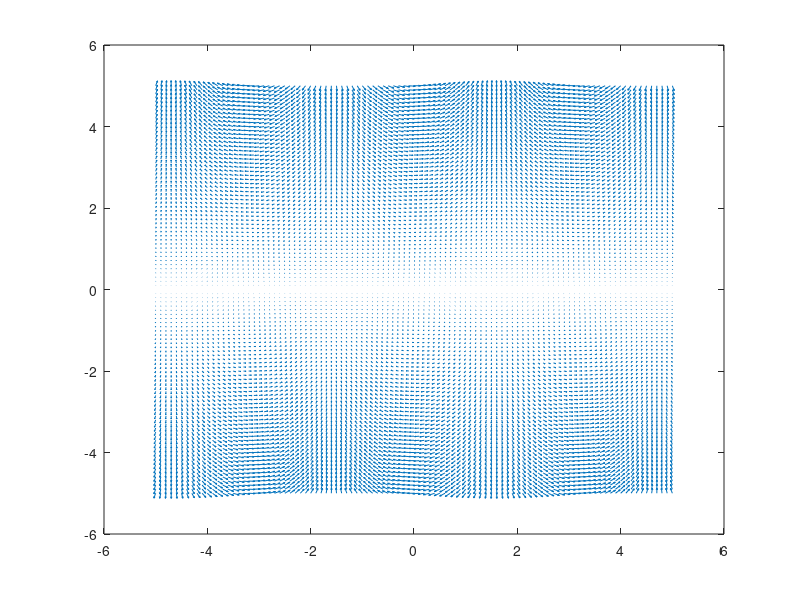

Recreate this plot in MATLAB. (Note: this script raises an error after producing the figure.)
clc; clear;
addpath OptimTraj/
load('runOptions')

xInitial = 0;
zInitial = 0;
yInitial = 0;

m = mass;
g = gravity;

dimensions = [651 651 188];
A = (dimensions(1)/1000)^2; 
c_d = 0.05;
rho = 1.225; %kg/m^3

[x_n,y_n] = meshgrid(-5:0.1:5,-5:0.1:5);
u_n = cos(x_n).*y_n;
v_n = sin(x_n).*y_n;
figure
quiver(x_n,y_n,u_n,v_n)


%~~~~~~~~~~~~~~~~~~~~~~~~~~~~~~~~~~~~~~~~~~~~~~~~~~~~~~~~~~~~~~~~~~~~~~~~~%
%                     Set up function handles                             %
%~~~~~~~~~~~~~~~~~~~~~~~~~~~~~~~~~~~~~~~~~~~~~~~~~~~~~~~~~~~~~~~~~~~~~~~~~%



% Put symbolic EOMs in convenient form
syms x xdot y ydot z zdot theta phi psi thrust w p r real

vel = [xdot;ydot;zdot];
pos = [x;y;z];

wind_u = cos(x)*y;
wind_v = sin(x)*y;

Fd = (-.5*c_d*rho*A*norm(vel)^2 *vel)/norm(vel);
% Fd = [0;0;0]

f = simplify([xdot; 
              (thrust/m)*(cos(psi)*sin(theta)*cos(phi)+sin(psi)*sin(phi))+Fd(1)/m+wind_u; 
              ydot;
              (thrust/m)*(sin(psi)*sin(theta)*cos(phi)-cos(psi)*sin(phi))+Fd(2)/m+wind_v;
              zdot; 
              (thrust/m)*cos(theta)*cos(phi)-g+Fd(3)/m;
              w;
              p;
              r]);
              
% Convert EOMs from symbolic to numeric
numf = matlabFunction(f,'vars',[x xdot y ydot z zdot theta phi psi w p r thrust]);

problem.func.dynamics = @(t,x,u)( numf(x(1,:), x(2,:), x(3,:), x(4,:), x(5,:),...
                                       x(6,:), x(7,:), x(8,:), x(9,:),...
                                       u(1,:), u(2,:), u(3,:), u(4,:) ));
                                   
                                   
                                   
%~~~~~~~~~~~~~~~~~~~~~~~~~~~~~~~~~~~~~~~~~~~~~~~~~~~~~~~~~~~~~~~~~~~~~~~~~%          
%                           Optimize for:                                     %
%~~~~~~~~~~~~~~~~~~~~~~~~~~~~~~~~~~~~~~~~~~~~~~~~~~~~~~~~~~~~~~~~~~~~~~~~~%

% Input:
%	problem.func.pathObj = @(t,x,u)( sum(u.^2,1) );

% Thrust:
%	problem.func.pathObj = @(t,x,u)( sum(u(2,:).^2,1) );

% Pitch Rate:
%   problem.func.pathObj = @(t,x,u)( sum(u(1,:).^2,1) );

 % Time
%   problem.func.pathObj = @(t,x,u)( sum((x(1,:)-x_f).^2,1) + sum((x(3,:)-z_f).^2,1))
problem.func.bndObj = @(t0,x0,tF,xF)(tF-t0);


%~~~~~~~~~~~~~~~~~~~~~~~~~~~~~~~~~~~~~~~~~~~~~~~~~~~~~~~~~~~~~~~~~~~~~~~~~%
%                     Set up problem bounds                               %
%~~~~~~~~~~~~~~~~~~~~~~~~~~~~~~~~~~~~~~~~~~~~~~~~~~~~~~~~~~~~~~~~~~~~~~~~~%

problem.bounds.initialTime.low = 0;
problem.bounds.initialTime.upp = 0;
problem.bounds.finalTime.low = 0;
problem.bounds.finalTime.upp = runTime;

problem.bounds.initialState.low = [xInitial; 0; yInitial; 0; zInitial; 0;...
                                    0; 0; 0];
problem.bounds.initialState.upp = [xInitial; 0; yInitial; 0; zInitial; 0;...
                                    0; 0; 0];
problem.bounds.finalState.low = [xFinal; 0; yFinal; 0; zFinal; 0;...
                                    0; 0; 0];
problem.bounds.finalState.upp = [xFinal; 0; yFinal; 0; zFinal; 0;...
                                    0; 0; 0];


problem.bounds.control.low = [-maxPitchRate; -maxRollRate; -maxYawRate; minThrust];
problem.bounds.control.upp = [maxPitchRate; maxRollRate; maxYawRate; maxThrust];

%~~~~~~~~~~~~~~~~~~~~~~~~~~~~~~~~~~~~~~~~~~~~~~~~~~~~~~~~~~~~~~~~~~~~~~~~~%
%                    Initial guess at trajectory                          %
%~~~~~~~~~~~~~~~~~~~~~~~~~~~~~~~~~~~~~~~~~~~~~~~~~~~~~~~~~~~~~~~~~~~~~~~~~%

problem.guess.time = [0,runTime];
problem.guess.state = [problem.bounds.initialState.low, problem.bounds.finalState.low];
problem.guess.control = [[0; 0; 0; m*g], [0; 0; 0; m*g]];


%~~~~~~~~~~~~~~~~~~~~~~~~~~~~~~~~~~~~~~~~~~~~~~~~~~~~~~~~~~~~~~~~~~~~~~~~~%
%                         Solver options                                  %
%~~~~~~~~~~~~~~~~~~~~~~~~~~~~~~~~~~~~~~~~~~~~~~~~~~~~~~~~~~~~~~~~~~~~~~~~~%

problem.options.nlpOpt = optimset(...
    'Display','iter',...
    'MaxFunEvals',1e5);
problem.options.MaxFunctionEvaluations = 100000
% problem.options.method = 'trapezoid';
% problem.options.method = 'hermiteSimpson';
% problem.options.method = 'rungeKutta';
% problem.options.method = 'chebyshev';

%~~~~~~~~~~~~~~~~~~~~~~~~~~~~~~~~~~~~~~~~~~~~~~~~~~~~~~~~~~~~~~~~~~~~~~~~~%
%                            Solve!                                       %
%~~~~~~~~~~~~~~~~~~~~~~~~~~~~~~~~~~~~~~~~~~~~~~~~~~~~~~~~~~~~~~~~~~~~~~~~~%

soln = optimTraj(problem);

%~~~~~~~~~~~~~~~~~~~~~~~~~~~~~~~~~~~~~~~~~~~~~~~~~~~~~~~~~~~~~~~~~~~~~~~~~%
%                        Display Solution                                 %
%~~~~~~~~~~~~~~~~~~~~~~~~~~~~~~~~~~~~~~~~~~~~~~~~~~~~~~~~~~~~~~~~~~~~~~~~~%

%%%% Unpack the simulation
t = linspace(soln.grid.time(1), soln.grid.time(end), soln.grid.time(end)*timeDensity);
x = soln.interp.state(t);
u = soln.interp.control(t);


clf;
figure(1)
subplot(2,1,1);
plot(t,x(1,:),t,x(3,:),t,x(5,:));
legend('x','y','z');
subplot(2,1,2)
plot(t,x(2,:),t,x(4,:),t,x(6,:));
legend('xdot','ydot','zdot');


figure(2)
subplot(2,1,1)
plot(t,x(7,:),t,x(8,:),t,x(9,:));
legend('\theta','\phi','\psi')
subplot(2,1,2);
plot(t,u);
legend('pitch rate','roll rate','yaw rate','thrust');

save('traj.mat','t','x','u');